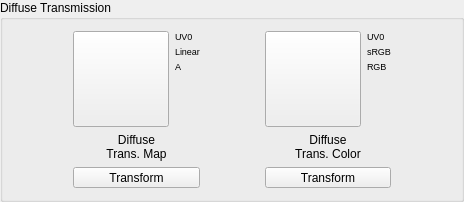
            <widget class="QGroupBox" name="grpDiffuseTransmission">
             <property name="title">
              <string>Diffuse Transmission</string>
             </property>
             <layout class="QHBoxLayout" name="horizontalLayout_15">
              <item>
               <spacer name="horizontalSpacer_36">
                <property name="orientation">
                 <enum>Qt::Orientation::Horizontal</enum>
                </property>
                <property name="sizeHint" stdset="0">
                 <size>
                  <width>59</width>
                  <height>20</height>
                 </size>
                </property>
               </spacer>
              </item>
              <item>
               <layout class="QVBoxLayout" name="verticalLayout_26">
                <item>
                 <layout class="QHBoxLayout" name="horizontalLayoutDiffuseTransPreview">
                  <property name="spacing">
                   <number>6</number>
                  </property>
                  <item>
                   <widget class="QPushButton" name="btnDiffuseTransTex">
                    <property name="minimumSize">
                     <size>
                      <width>96</width>
                      <height>96</height>
                     </size>
                    </property>
                    <property name="maximumSize">
                     <size>
                      <width>96</width>
                      <height>96</height>
                     </size>
                    </property>
                    <property name="acceptDrops">
                     <bool>true</bool>
                    </property>
                    <property name="toolTip">
                     <string>Load/Replace Diffuse Transmission Map</string>
                    </property>
                    <property name="text">
                     <string/>
                    </property>
                    <property name="iconSize">
                     <size>
                      <width>90</width>
                      <height>90</height>
                     </size>
                    </property>
                   </widget>
                  </item>
                  <item>
                   <layout class="QVBoxLayout" name="verticalLayoutDiffuseTransMeta">
                    <property name="spacing">
                     <number>4</number>
                    </property>
                    <item>
                     <widget class="QLabel" name="lblDiffuseTransMetaUV">
                      <property name="font">
                       <font>
                        <pointsize>7</pointsize>
                       </font>
                      </property>
                      <property name="text">
                       <string>UV0</string>
                      </property>
                     </widget>
                    </item>
                    <item>
                     <widget class="QLabel" name="lblDiffuseTransMetaColorSpace">
                      <property name="font">
                       <font>
                        <pointsize>7</pointsize>
                       </font>
                      </property>
                      <property name="text">
                       <string>Linear</string>
                      </property>
                     </widget>
                    </item>
                    <item>
                     <widget class="QLabel" name="lblDiffuseTransMetaPacking">
                      <property name="font">
                       <font>
                        <pointsize>7</pointsize>
                       </font>
                      </property>
                      <property name="text">
                       <string>A</string>
                      </property>
                     </widget>
                    </item>
                    <item>
                     <spacer name="verticalSpacerDiffuseTransMeta">
                      <property name="orientation">
                       <enum>Qt::Orientation::Vertical</enum>
                      </property>
                      <property name="sizeHint" stdset="0">
                       <size>
                        <width>20</width>
                        <height>40</height>
                       </size>
                      </property>
                     </spacer>
                    </item>
                   </layout>
                  </item>
                 </layout>
                </item>
                <item>
                 <widget class="QLabel" name="lblDiffuseTrans">
                  <property name="text">
                   <string>Diffuse
Trans. Map</string>
                  </property>
                  <property name="alignment">
                   <set>Qt::AlignmentFlag::AlignCenter</set>
                  </property>
                 </widget>
                </item>
                <item>
                 <widget class="QToolButton" name="toolButtonDiffuseTransTexTrsf">
                  <property name="sizePolicy">
                   <sizepolicy hsizetype="MinimumExpanding" vsizetype="Fixed">
                    <horstretch>0</horstretch>
                    <verstretch>0</verstretch>
                   </sizepolicy>
                  </property>
                  <property name="toolTip">
                   <string>Open UV transform controls (offset/scale/rotation)
for this texture</string>
                  </property>
                  <property name="text">
                   <string>Transform</string>
                  </property>
                 </widget>
                </item>
               </layout>
              </item>
              <item>
               <spacer name="horizontalSpacer_37">
                <property name="orientation">
                 <enum>Qt::Orientation::Horizontal</enum>
                </property>
                <property name="sizeHint" stdset="0">
                 <size>
                  <width>59</width>
                  <height>20</height>
                 </size>
                </property>
               </spacer>
              </item>
              <item>
               <layout class="QVBoxLayout" name="verticalLayout_27">
                <item>
                 <layout class="QHBoxLayout" name="horizontalLayoutDiffuseTransColorPreview">
                  <property name="spacing">
                   <number>6</number>
                  </property>
                  <item>
                   <widget class="QPushButton" name="btnDiffuseTransColorTex">
                    <property name="minimumSize">
                     <size>
                      <width>96</width>
                      <height>96</height>
                     </size>
                    </property>
                    <property name="maximumSize">
                     <size>
                      <width>96</width>
                      <height>96</height>
                     </size>
                    </property>
                    <property name="acceptDrops">
                     <bool>true</bool>
                    </property>
                    <property name="toolTip">
                     <string>Load/Replace Diffuse Transmission Color</string>
                    </property>
                    <property name="text">
                     <string/>
                    </property>
                    <property name="iconSize">
                     <size>
                      <width>90</width>
                      <height>90</height>
                     </size>
                    </property>
                   </widget>
                  </item>
                  <item>
                   <layout class="QVBoxLayout" name="verticalLayoutDiffuseTransColorMeta">
                    <property name="spacing">
                     <number>4</number>
                    </property>
                    <item>
                     <widget class="QLabel" name="lblDiffuseTransColorMetaUV">
                      <property name="font">
                       <font>
                        <pointsize>7</pointsize>
                       </font>
                      </property>
                      <property name="text">
                       <string>UV0</string>
                      </property>
                     </widget>
                    </item>
                    <item>
                     <widget class="QLabel" name="lblDiffuseTransColorMetaColorSpace">
                      <property name="font">
                       <font>
                        <pointsize>7</pointsize>
                       </font>
                      </property>
                      <property name="text">
                       <string>sRGB</string>
                      </property>
                     </widget>
                    </item>
                    <item>
                     <widget class="QLabel" name="lblDiffuseTransColorMetaPacking">
                      <property name="font">
                       <font>
                        <pointsize>7</pointsize>
                       </font>
                      </property>
                      <property name="text">
                       <string>RGB</string>
                      </property>
                     </widget>
                    </item>
                    <item>
                     <spacer name="verticalSpacerDiffuseTransColorMeta">
                      <property name="orientation">
                       <enum>Qt::Orientation::Vertical</enum>
                      </property>
                      <property name="sizeHint" stdset="0">
                       <size>
                        <width>20</width>
                        <height>40</height>
                       </size>
                      </property>
                     </spacer>
                    </item>
                   </layout>
                  </item>
                 </layout>
                </item>
                <item>
                 <widget class="QLabel" name="lblDiffuseTransColor">
                  <property name="text">
                   <string>Diffuse
Trans. Color</string>
                  </property>
                  <property name="alignment">
                   <set>Qt::AlignmentFlag::AlignCenter</set>
                  </property>
                 </widget>
                </item>
                <item>
                 <widget class="QToolButton" name="toolButtonDiffuseTransColorTexTrsf">
                  <property name="sizePolicy">
                   <sizepolicy hsizetype="MinimumExpanding" vsizetype="Fixed">
                    <horstretch>0</horstretch>
                    <verstretch>0</verstretch>
                   </sizepolicy>
                  </property>
                  <property name="toolTip">
                   <string>Open UV transform controls (offset/scale/rotation)
for this texture</string>
                  </property>
                  <property name="text">
                   <string>Transform</string>
                  </property>
                 </widget>
                </item>
               </layout>
              </item>
              <item>
               <spacer name="horizontalSpacer_38">
                <property name="orientation">
                 <enum>Qt::Orientation::Horizontal</enum>
                </property>
                <property name="sizeHint" stdset="0">
                 <size>
                  <width>59</width>
                  <height>20</height>
                 </size>
                </property>
               </spacer>
              </item>
             </layout>
            </widget>
